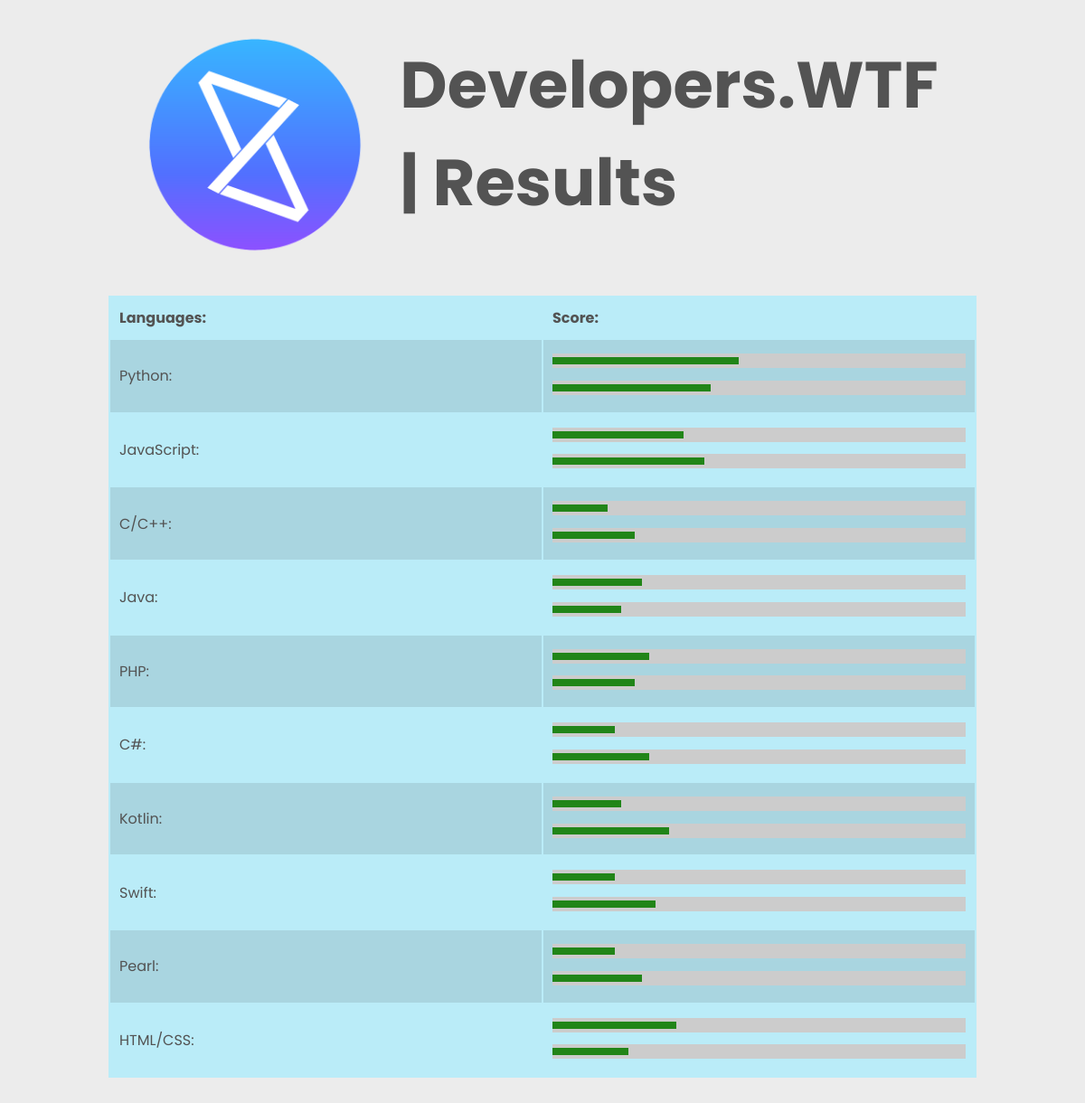
/view_results.php, run on the app's committed database.
### tables this page shows
CREATE TABLE `languages` (
  `slno` int(5) NOT NULL,
  `name` varchar(50) NOT NULL,
  `interest` int(5) NOT NULL,
  `knowledge` int(5) NOT NULL,
  `count` int(5) NOT NULL
);

### view_results.php (the view, shortened to what this page needs)
<!DOCTYPE html>
<html lang="en">
<head>
    <link rel="stylesheet" href="style/result-style.css">
</head>
<body>
    <header>
        <div>
            <img class="logo-img" src="images/logo.png" alt="developers.wtf-logo" height="50px">
        </div>
        <div>
            <h1>Developers.WTF | Results</h1>
        </div>
    </header>
    <section class="result-section">
        <table>
            <tr>
                <th>
                    Languages:
                </th>
                <th>
                    Score:
                </th>
            </tr>
        <?php
            include('includes/dbconnect.php');
            $select_results = "SELECT * FROM languages WHERE 1";
            $run_results = mysqli_query($conn, $select_results);
            while($row_results = mysqli_fetch_array($run_results)){
                $language = $row_results['name'];
                $interest = $row_results['interest'];
                $knowledge = $row_results['knowledge'];
                $count = $row_results['count'];
                if($interest != 0){
                    $iscore = $interest / $count;
                }
                if($knowledge != 0){
                    $kscore = $knowledge / $count;
                }
                echo "
                <tr>
                    <td>
                        <label>$language: </label>
                    </td>
                    <td>
                        <meter id='score-meter' value='$iscore' min='0' max='10'>$iscore</meter><br>
                        <meter id='score-meter' value='$kscore' min='0' max='10'>$kscore</meter><br>
                    </td>
                </tr>
                ";
            }
        ?>
        </table>
    </section>
</body>
</html>

### style/result-style.css (style rules this page uses)
* { box-sizing: border-box; margin: 0; padding: 0; transition: .7s; }
body { -ms-overflow-style: none; scrollbar-width: none; }
body { font-family: 'Poppins', sans-serif; background: rgb(236, 236, 236); color: #535353; display: flex; flex-direction: column; height: 100vh; margin: auto; }
header { display: flex; padding: 20px; justify-content: center; width: 75%; margin: auto; }
header h1 { font-size: 6vw; color: #535353; align-self: center; }
header div { margin: 20px; }
.logo-img { width: 30vh; height: 30vh; min-width: 80px; min-height: 80px; align-self: center; }
table { width: 80vw; padding: 0; margin: 0 auto; margin-bottom: 20vh; text-align: left; background:rgb(186, 236, 248); }
table th, table td { padding: 10px; width: 20vw; }
table td:nth-child(odd) { max-width: 10px; }
table tr:nth-child(even) { background: rgb(169, 213, 224); }
meter { --background: #cccccc; --optimum: rgb(33, 133, 24); --sub-optimum: gold; --sub-sub-optimum: crimson; background: var(--background); margin: 5px 0px; width: 100%; }

### data on the page
languages: name "Python", interest 27 (drawn), knowledge 23 (drawn)
languages: name "JavaScript", interest 19 (drawn), knowledge 22 (drawn)
languages: name "C/C++", interest 8 (drawn), knowledge 12 (drawn)
languages: name "Java", interest 13 (drawn), knowledge 10 (drawn)
languages: name "PHP", interest 14 (drawn), knowledge 12 (drawn)
languages: name "C#", interest 9 (drawn), knowledge 14 (drawn)
languages: name "Kotlin", interest 10 (drawn), knowledge 17 (drawn)
languages: name "Swift", interest 9 (drawn), knowledge 15 (drawn)
languages: name "Pearl", interest 9 (drawn), knowledge 13 (drawn)
languages: name "HTML/CSS", interest 18 (drawn), knowledge 11 (drawn)
